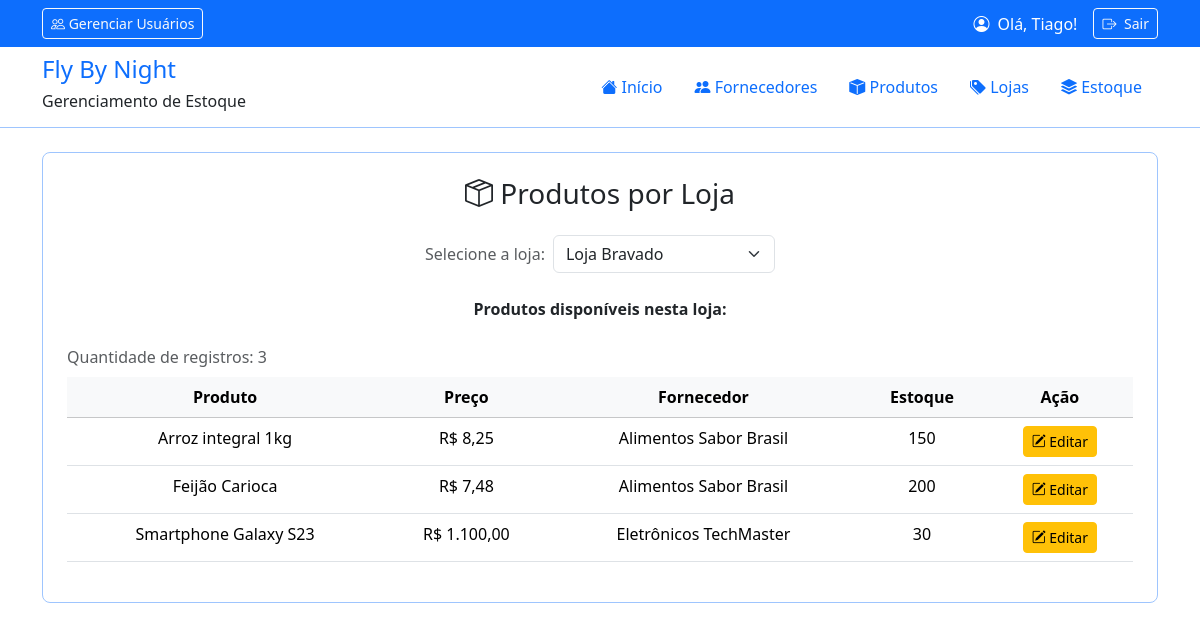
The page /relatorios/produtos-por-loja.php?loja_id=1 (signed in) on the database its author committed.
### tables this page shows
CREATE TABLE `lojas_produtos` (
  `loja_id` int(11) NOT NULL,
  `produto_id` int(11) NOT NULL,
  `estoque` int(11) NOT NULL CHECK (`estoque` >= 0)
);

CREATE TABLE `produtos` (
  `id` int(11) NOT NULL,
  `nome` varchar(255) NOT NULL,
  `descricao` text DEFAULT NULL,
  `preco` decimal(10,2) NOT NULL CHECK (`preco` >= 0),
  `quantidade` int(11) NOT NULL CHECK (`quantidade` >= 0),
  `fornecedor_id` int(11) NOT NULL
);

CREATE TABLE `fornecedores` (
  `id` int(11) NOT NULL,
  `nome` varchar(255) NOT NULL
);

### src/loja_crud.php (called while the page is built, shortened)
<?php
function buscarLojas(PDO $conexao):array
{
    $sql = "SELECT id, nome FROM lojas ORDER BY nome";
    $consulta = $conexao->prepare($sql);
    $consulta->execute();
    return $consulta->fetchAll(PDO::FETCH_ASSOC);
}

### src/utils.php (called while the page is built, shortened)
<?php
function sanitizar(mixed $entrada, string $tipo = 'texto'): mixed
{
    switch($tipo){
        case 'inteiro':
            return (int) filter_var($entrada, FILTER_SANITIZE_NUMBER_INT);
    }
}
function formatarPreco(float $preco): string
{
    return "R$ ".number_format($preco, 2, ",", ".");
}

### src/relatorio_crud.php (called while the page is built, shortened)
<?php
function buscarProdutosPorLoja(PDO $conexao, int $loja_id): array
{
    $sql = "SELECT
                produtos.nome AS produto,
                produtos.preco,
                fornecedores.nome AS fornecedor,
                lojas_produtos.estoque,
                lojas_produtos.loja_id,
                lojas_produtos.produto_id
            FROM lojas_produtos
            JOIN produtos ON produtos.id = lojas_produtos.produto_id
            JOIN fornecedores ON fornecedores.id = produtos.fornecedor_id
            WHERE lojas_produtos.loja_id = :loja_id
            ORDER BY produtos.nome";
    $consulta = $conexao->prepare($sql);
    $consulta->bindValue(":loja_id", $loja_id, PDO::PARAM_INT);
    $consulta->execute();
    return $consulta->fetchAll(PDO::FETCH_ASSOC);
}

### relatorios/produtos-por-loja.php (the view, shortened to what this page needs)
<?php
require_once __DIR__ . "/../config.php";
require_once BASE_PATH . "/src/loja_crud.php";
require_once BASE_PATH . "/src/relatorio_crud.php";
require_once BASE_PATH . "/src/utils.php";
$lojas = [];
$loja_id = sanitizar($_GET['loja_id'] ?? null, 'inteiro');
$produtos = [];
try {
    $lojas = buscarLojas($conexao);
} catch (Throwable $e) {
    $erro = "Erro ao buscar lojas. <br>" . $e->getMessage();
}
try {
    $produtos = $loja_id ? buscarProdutosPorLoja($conexao, $loja_id) : [];
} catch (Throwable $e) {
    $erro = "Erro ao buscar produtos. <br>" . $e->getMessage();
}
require_once BASE_PATH . "/includes/cabecalho.php";
?>
<section class="text-center mb-4 border rounded-3 p-4 border-primary-subtle">
    <h3><i class="bi bi-box-seam"></i> Produtos por Loja</h3>
<?php if($lojas): ?>
    <form action="" method="get" class="mx-auto my-4">
        <div class="row g-2 justify-content-center">
            <div class="col-auto">
                <label class="text-muted col-form-label" for="loja_id">Selecione a loja:</label>
            </div>
            <div class="col-auto">
                <select onchange="this.form.submit()"
                    name="loja_id" id="loja_id" class="form-select">
                    <?php foreach ($lojas as $loja): ?>
                        <option <?= $loja["id"] === $loja_id ? 'selected' : '' ?>
                        value="<?= $loja['id'] ?>">
                            <?= $loja['nome'] ?>
                        </option>
                    <?php endforeach; ?>
                </select>
            </div>
        </div>
    </form>
<?php else: ?>
    <p class="alert alert-warning">Nenhuma loja foi cadastrada ainda.</p>
<?php endif; ?>
<?php if($loja_id && $produtos): ?>
    <p class="fw-semibold">Produtos disponíveis nesta loja:</p>
    <div class="table-responsive">
        <table class="table table-hover caption-top">
            <caption>Quantidade de registros: <?=count($produtos)?></caption>
            <thead class="align-middle table-light">
                <tr>
                    <th>Produto</th>
                    <th>Preço</th>
                    <th>Fornecedor</th>
                    <th>Estoque</th>
                    <th>Ação</th>
                </tr>
            </thead>
            <tbody>
                <?php foreach($produtos as $produto): ?>
                <tr>
                    <td> <?=$produto['produto']?> </td>
                    <td> <?=formatarPreco($produto['preco'])?> </td>
                    <td> <?=$produto['fornecedor']?> </td>
                    <td> <?=$produto['estoque']?> </td>
<td>
    <a href="../estoque/editar.php?loja_id=<?=$produto['loja_id']?>&produto_id=<?=$produto['produto_id']?>" class="btn btn-warning btn-sm">
        <i class="bi bi-pencil-square"></i> Editar</a>
</td>
                </tr>
                <?php endforeach; ?>
            </tbody>
        </table>
    </div>
<?php elseif($loja_id): ?>
    <p class="alert alert-warning">Nenhum produto encontrado para esta loja.</p>
<?php endif; ?>
</section>
<?php require_once BASE_PATH . "/includes/rodape.php"; ?>

### rows shown on the page
lojas_produtos: produto.nome "Arroz integral 1kg", produto.preco "R$ 8,25", fornecedores.nome "Alimentos Sabor Brasil", estoque "150"
lojas_produtos: produto.nome "Feijão Carioca", produto.preco "R$ 7,48", fornecedores.nome "Alimentos Sabor Brasil", estoque "200"
lojas_produtos: produto.nome "Smartphone Galaxy S23", produto.preco "R$ 1.100,00", fornecedores.nome "Eletrônicos TechMaster", estoque "30"

### other values the page prints
$_SESSION['nome'] "Tiago"
count($produtos) "3"
form field loja_id "Loja Bravado"
